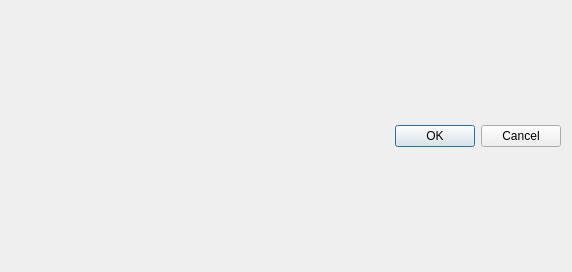
<?xml version="1.0" encoding="UTF-8"?>
<ui version="4.0">
 <class>moduleBrowser</class>
 <widget class="QDialog" name="moduleBrowser">
  <property name="geometry">
   <rect>
    <x>0</x>
    <y>0</y>
    <width>572</width>
    <height>272</height>
   </rect>
  </property>
  <property name="windowTitle">
   <string>Module browser</string>
  </property>
  <layout class="QVBoxLayout" name="verticalLayout_3">
   <item>
    <layout class="QVBoxLayout" name="verticalLayout_2">
     <item>
      <layout class="QVBoxLayout" name="lcontainer"/>
     </item>
     <item>
      <widget class="QDialogButtonBox" name="buttonBox">
       <property name="orientation">
        <enum>Qt::Horizontal</enum>
       </property>
       <property name="standardButtons">
        <set>QDialogButtonBox::Cancel|QDialogButtonBox::Ok</set>
       </property>
      </widget>
     </item>
    </layout>
   </item>
  </layout>
 </widget>
 <resources>
  <include location="gui.qrc"/>
 </resources>
 <connections>
  <connection>
   <sender>buttonBox</sender>
   <signal>accepted()</signal>
   <receiver>moduleBrowser</receiver>
   <slot>accept()</slot>
   <hints>
    <hint type="sourcelabel">
     <x>248</x>
     <y>254</y>
    </hint>
    <hint type="destinationlabel">
     <x>157</x>
     <y>274</y>
    </hint>
   </hints>
  </connection>
  <connection>
   <sender>buttonBox</sender>
   <signal>rejected()</signal>
   <receiver>moduleBrowser</receiver>
   <slot>reject()</slot>
   <hints>
    <hint type="sourcelabel">
     <x>316</x>
     <y>260</y>
    </hint>
    <hint type="destinationlabel">
     <x>286</x>
     <y>274</y>
    </hint>
   </hints>
  </connection>
 </connections>
</ui>
